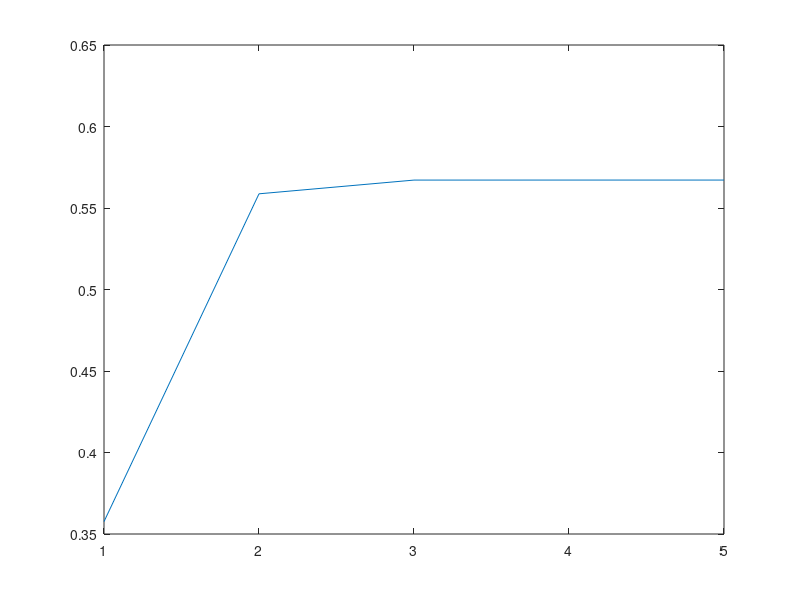

The MATLAB script that drew this image:
f = @(x)x-exp(-x);
f1 =@(x1)1+exp(-x1);
prev_val = 0;
next_val = 0;
x1 = 0;
x0 = 2;
approx_error = 9999;
n = 1;
while(approx_error > 0.00005)
prev_val = x1;
x1 = x0 - (f(x0)/f1(x0));
next_val = x1;
arr(n) = x1;
n = n + 1;
approx_error = (next_val-prev_val)/(next_val);
approx_error = abs(approx_error*100);
x0 = x1;
end
disp(x1);
plot(arr);